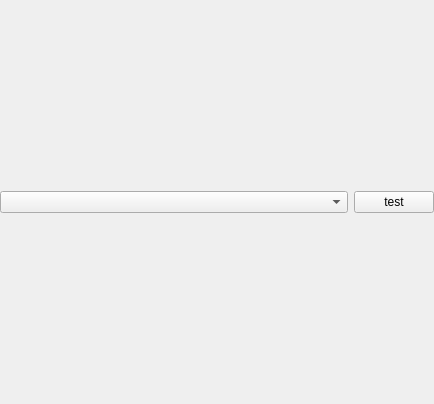
<?xml version="1.0" encoding="UTF-8"?>
<ui version="4.0">
 <class>AppearanceSettings</class>
 <widget class="QWidget" name="AppearanceSettings">
  <property name="geometry">
   <rect>
    <x>0</x>
    <y>0</y>
    <width>434</width>
    <height>404</height>
   </rect>
  </property>
  <property name="sizePolicy">
   <sizepolicy hsizetype="Preferred" vsizetype="Expanding">
    <horstretch>0</horstretch>
    <verstretch>0</verstretch>
   </sizepolicy>
  </property>
  <property name="windowTitle">
   <string>Form</string>
  </property>
  <layout class="QGridLayout" name="gridLayout">
   <property name="margin">
    <number>0</number>
   </property>
   <item row="0" column="0" colspan="2">
    <widget class="QComboBox" name="comboBox">
     <property name="sizePolicy">
      <sizepolicy hsizetype="Expanding" vsizetype="Fixed">
       <horstretch>0</horstretch>
       <verstretch>0</verstretch>
      </sizepolicy>
     </property>
    </widget>
   </item>
   <item row="0" column="2">
    <widget class="QPushButton" name="pushButton">
     <property name="sizePolicy">
      <sizepolicy hsizetype="Fixed" vsizetype="Preferred">
       <horstretch>0</horstretch>
       <verstretch>0</verstretch>
      </sizepolicy>
     </property>
     <property name="text">
      <string>test</string>
     </property>
    </widget>
   </item>
  </layout>
 </widget>
 <resources/>
 <connections/>
</ui>
